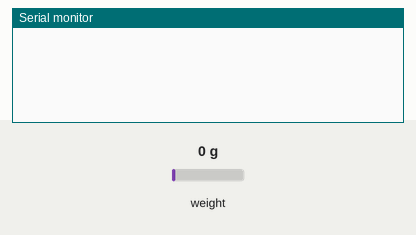
This sketch was run on a simulated ESP8266 (NodeMCU). On the bench: the last lines printed to the serial monitor. The test bench sets the inputs (shaded band); at power-on: weight on the scale 0 g. WiFi joins after 1.5 s; servers stay silent unless stated.

Above: at 5.0 s.
5.1 s: weight on the scale set to 100 g
At 7.3 s:
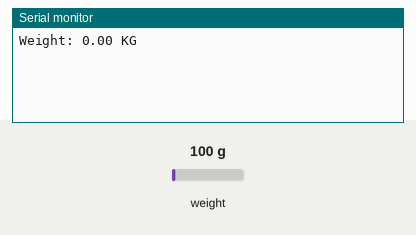
10.3 s: weight on the scale set to 1250 g
At 12.4 s:
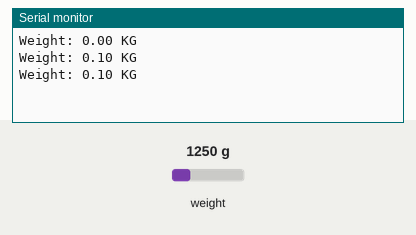
Timing chart, 0 to 13.9 s (numbered marks = the images above; inputs shaded):
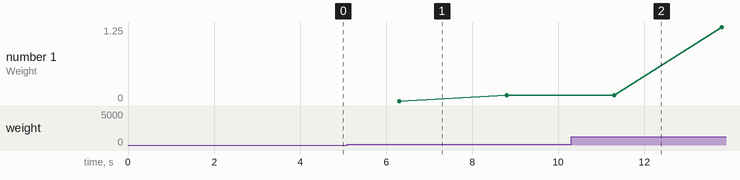

The sketch:

HX711_Weight_Sensor_Blynk.ino
```cpp
#define BLYNK_TEMPLATE_ID "TMPLyA8uSCcd"
#define BLYNK_DEVICE_NAME "HX711"
#define BLYNK_AUTH_TOKEN "uHvexgWD1rvWVx037FTI_YsYe5dXGkWu"
#define BLYNK_PRINT Serial
#include <ESP8266WiFi.h>
#include <BlynkSimpleEsp8266.h>
#include "HX711.h"

char auth[] = BLYNK_AUTH_TOKEN;
char ssid[] = "ECE IOT";
char pass[] = "$eceeceiot@2k22";

#define BLYNK_PRINT Serial
#include <BlynkSimpleEsp8266.h>
#define LOADCELL_DOUT_PIN D5;
#define LOADCELL_SCK_PIN  D6;
HX711 scale;

int rbutton = D4;
float weight;
float calibration_factor = -8550260.00;

void setup()
{
  Blynk.begin(auth, ssid, pass);
  Serial.begin(9600);
  pinMode(D4, INPUT);
  scale.begin(D5,D6);
  scale.set_scale();
  scale.tare();
  long zero_factor = scale.read_average();
}

void loop()
{

  scale.set_scale(calibration_factor);
  weight = scale.get_units(5);
  Blynk.virtualWrite(V3, weight);
  delay(2000);
  Serial.print("Weight: ");
  Serial.print(weight);
  Serial.println(" KG");
  Serial.println();
  Blynk.run();
}
BLYNK_WRITE(V0)
{
  if ( digitalRead(rbutton) == 1)
  {
  scale.set_scale();
  scale.tare();
  }
}
```

Measured:
- plotted number 1: 0.1 → 1.25 after the input at 10.3 s
